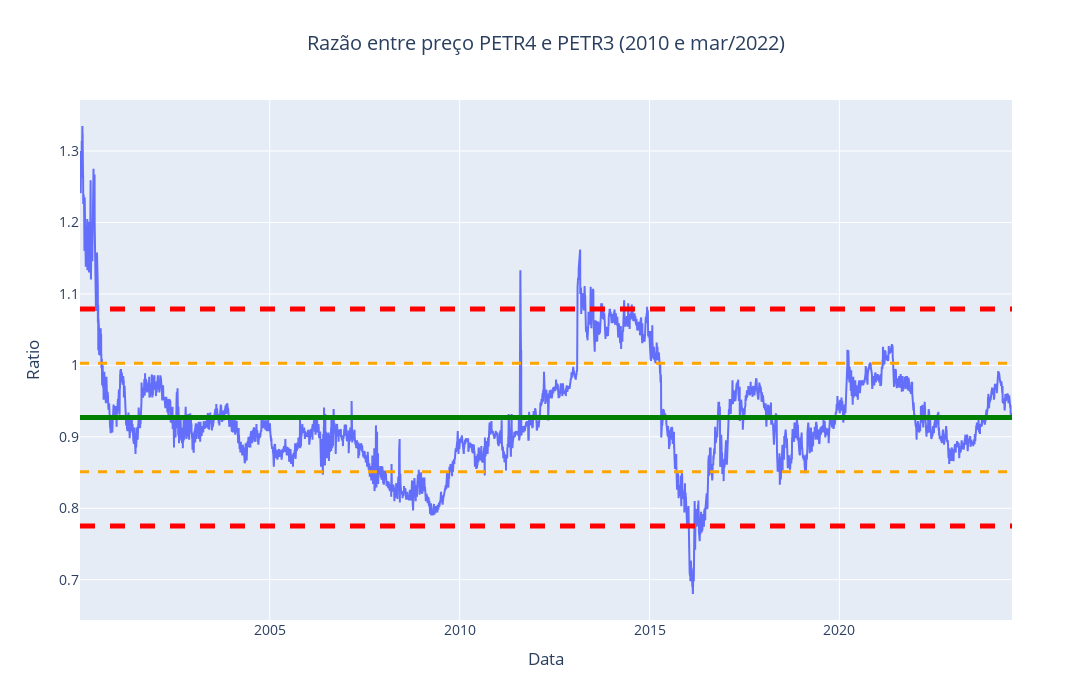

The notebook cell this image was saved under:
### Markdown cell above
A análise do spread entre PETR4 e PETR3 nos permite identificar oportunidades de arbitragem.  
Comparando os preços das duas ações, podemos encontrar momentos em que uma está subvalorizada ou sobrevalorizada em relação à outra, possibilitando operações de compra e venda simultâneas para obter lucro.

### Code cell
fig = go.Figure()
fig.add_trace(go.Scatter(x=spread.index, y=spread.ratio))
fig.add_hline(y=media_spread, line_width=5, line_color="green")
fig.add_hline(y=sd1_min_spread, line_width=3, line_dash="dash", line_color="orange")
fig.add_hline(y=sd1_max_spread, line_width=3, line_dash="dash", line_color="orange")
fig.add_hline(y=sd2_min_spread, line_width=5, line_dash="dash", line_color="red")
fig.add_hline(y=sd2_max_spread, line_width=5, line_dash="dash", line_color="red")

fig.update_layout(
    title='Razão entre preço PETR4 e PETR3 (2010 e mar/2022)',
    title_x=0.5,
    xaxis_title='Data',
    yaxis_title='Ratio',
    font=dict(size=14),
    width=1500, height=700
)

fig.show()

### Figure 1 — Plotly figure (JSON) as saved in the notebook; plotly's stock layout.template omitted (floating-point values rounded to 4 significant figures; data arrays with more than 128 entries replaced by an {"elided": "..."} marker saying what was removed)
{"data": [{"type": "scatter", "x": {"elided": "6164 str values"}, "y": {"elided": "6164 float values"}}], "layout": {"font": {"size": 14}, "height": 700, "shapes": [{"line": {"color": "green", "width": 5}, "type": "line", "x0": 0, "x1": 1, "xref": "x domain", "y0": 0.927, "y1": 0.927, "yref": "y"}, {"line": {"color": "orange", "dash": "dash", "width": 3}, "type": "line", "x0": 0, "x1": 1, "xref": "x domain", "y0": 0.851, "y1": 0.851, "yref": "y"}, {"line": {"color": "orange", "dash": "dash", "width": 3}, "type": "line", "x0": 0, "x1": 1, "xref": "x domain", "y0": 1.003, "y1": 1.003, "yref": "y"}, {"line": {"color": "red", "dash": "dash", "width": 5}, "type": "line", "x0": 0, "x1": 1, "xref": "x domain", "y0": 0.775, "y1": 0.775, "yref": "y"}, {"line": {"color": "red", "dash": "dash", "width": 5}, "type": "line", "x0": 0, "x1": 1, "xref": "x domain", "y0": 1.079, "y1": 1.079, "yref": "y"}], "title": {"text": "Razão entre preço PETR4 e PETR3 (2010 e mar/2022)", "x": 0.5}, "width": 1500, "xaxis": {"title": {"text": "Data"}}, "yaxis": {"title": {"text": "Ratio"}}}}
